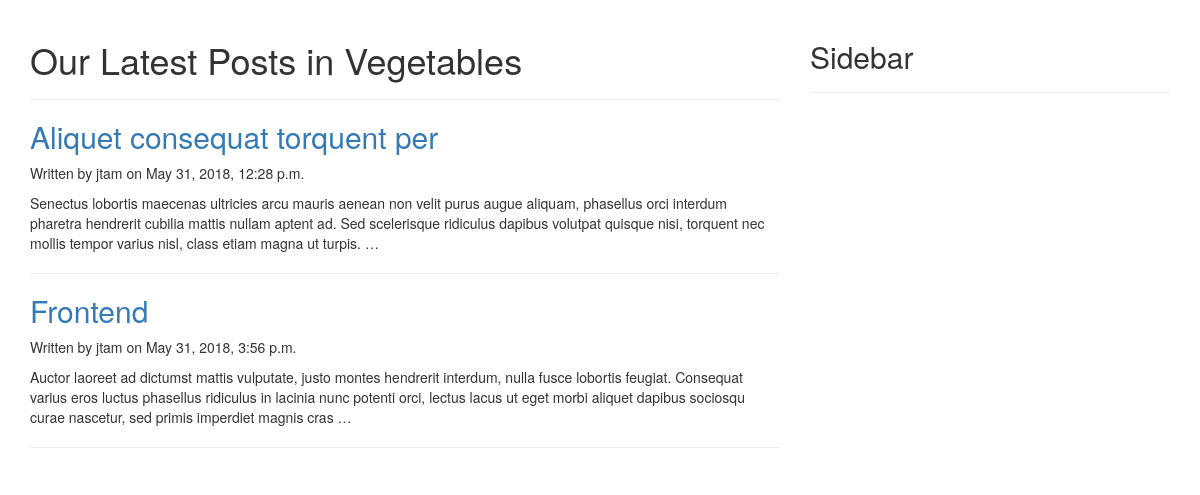
Screenshot of /blog/category/vegetables/ with the database file from the repository.
### blog/models.py (models this page shows, shortened)
class Category(models.Model):
	name = models.CharField(max_length=250)
	slug = models.SlugField(max_length=250, unique=True)
	class Meta:
		ordering = ['name']
		verbose_name = 'category'
		verbose_name_plural = 'categories'

class Post(models.Model):
	STATUS_CHOICES = (
			('draft','Draft'),
			('published','Published'),
		)
	title = models.CharField(max_length=250)
	category = models.ForeignKey(Category)
	slug = models.SlugField(max_length=250, unique=True)
	content = models.TextField()
	seo_title = models.CharField(max_length=250)
	seo_descripttion = models.CharField(max_length=160)
	author = models.ForeignKey(User, related_name='blog_posts')
	published = models.DateTimeField(default=timezone.now)
	created = models.DateTimeField(auto_now_add=True)
	updated = models.DateTimeField(auto_now=True)
	status = models.CharField(max_length=9, choices=STATUS_CHOICES, default='draft')
	def get_absolute_url(self):
		return reverse('blog:post_detail', args=[self.slug])

### blog/views.py (the view)
# urls.py: url(r'^category/(?P<category_slug>[-\w]+)/$', views.list_of_posts_by_category, name='list_of_posts_by_category'),
def list_of_posts_by_category(request, category_slug):
	categories = Category.objects.all()
	posts = Post.objects.filter(status='published')
	if category_slug:
		category = get_object_or_404(Category, slug=category_slug)
		posts = posts.filter(category=category)
	template = 'blog/category/list_of_posts_by_category.html'
	context = {'categories': categories, 'posts':posts, 'category':category}
	return render(request, template, context)

### blog/templates/blog/category/list_of_posts_by_category.html (shortened to what this page needs)
{% extends "blog/base.html" %}
{% block content %}
<div class="row">
	<div class="col-md-8">
		<div class="page-header">
			<h1>Our Latest Posts in {{category.name}}</h1>
		</div>
	{% for post in posts %}
		<h2><a href="{{post.get_absolute_url}}">{{post.title}}</a></h2>
		<p>Written by {{post.author}} on {{post.published}}</p>
		{{post.content|truncatewords:40|linebreaks}}
		<hr>
	{% endfor %}
	</div>
	<div class="col-md-4">
		<div class="page-header">
			<h2>Sidebar</h2>
		</div>
	</div>
{% endblock content %}

### rows the page displays
Category: name "Vegetables"
Post: title "Aliquet consequat torquent per", author "jtam", published "May 31, 2018, 12:28 p.m.", content "Senectus lobortis maecenas ultricies arcu mauris aenean non velit purus augue aliquam, phasellus orci interdum pharetra hendrerit cubilia mattis nullam aptent ad. Sed scelerisque ridiculus dapibus volutpat quisque nisi, torquent nec mollis tempor varius nisl, class etiam magna ut turpis. …"
Post: title "Frontend", author "jtam", published "May 31, 2018, 3:56 p.m.", content "Auctor laoreet ad dictumst mattis vulputate, justo montes hendrerit interdum, nulla fusce lobortis feugiat. Consequat varius eros luctus phasellus ridiculus in lacinia nunc potenti orci, lectus lacus ut eget morbi aliquet dapibus sociosqu curae nascetur, sed primis imperdiet magnis cras …"
